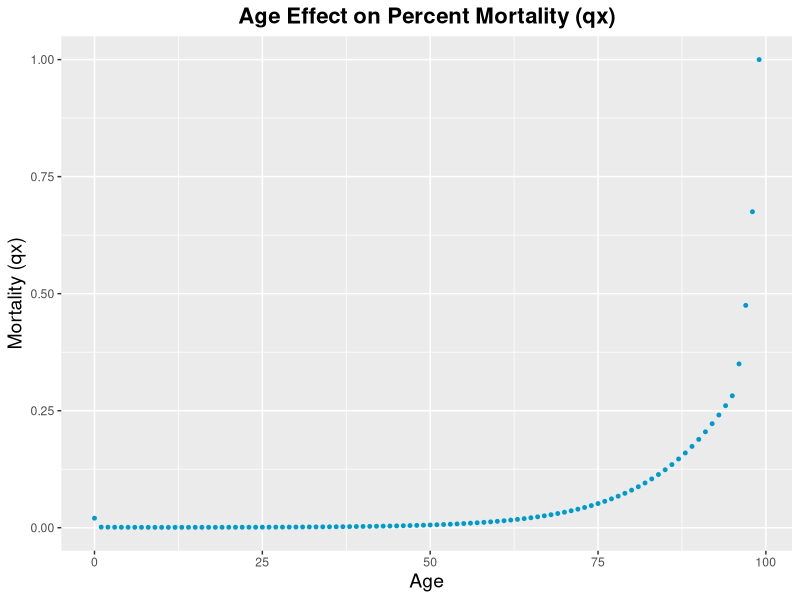
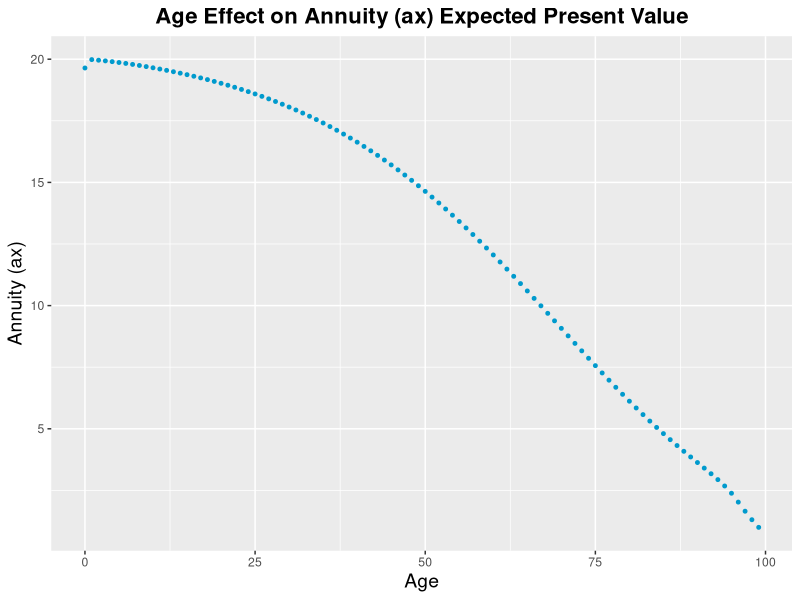
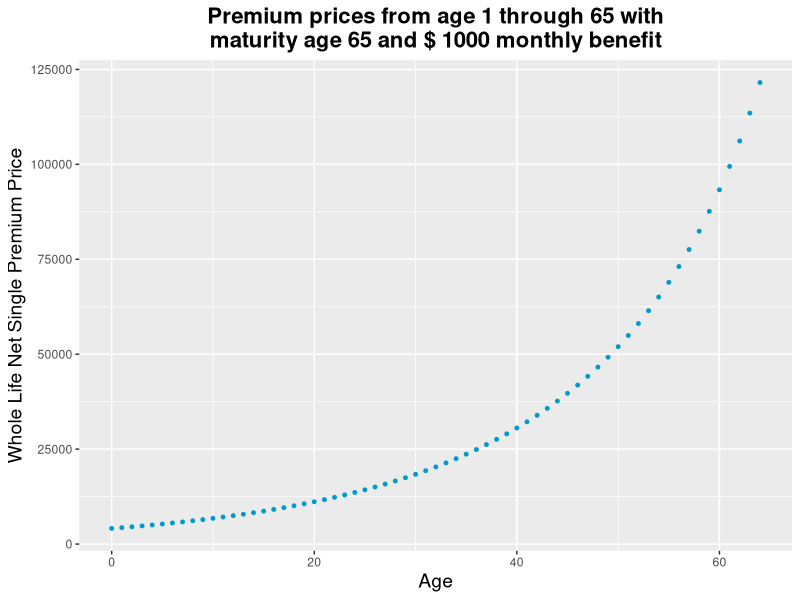
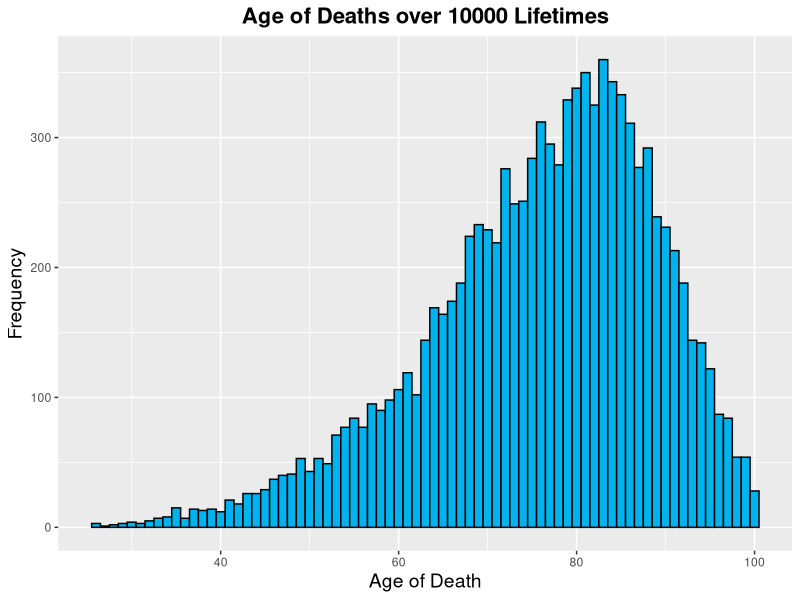
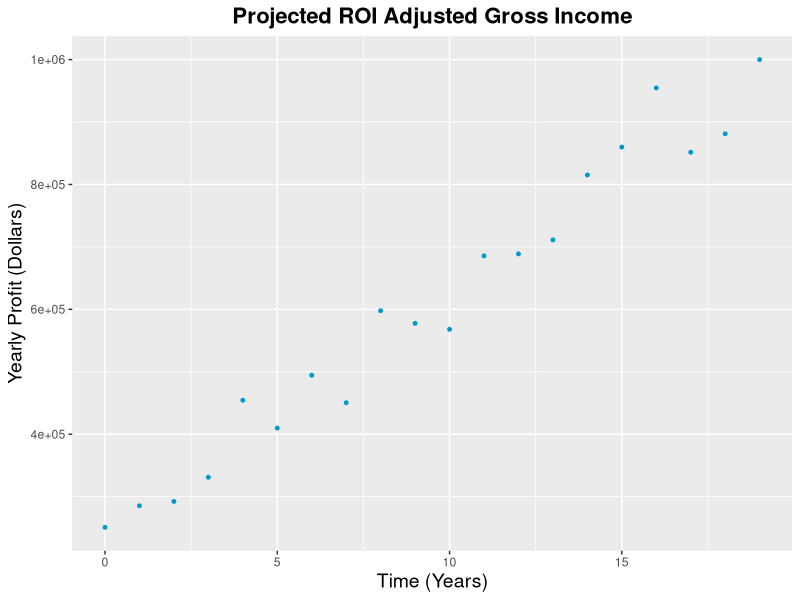

Write the R code that produced these figures, in order.
#########################
# Annuity Calculator    #
#                       #
# Brian Hooper          #
# Heather McKinnon      #
# Divya Chandrika Kalla #
# CS567 - 1-29-2019     #
#########################

library(ggplot2)

if(!file.exists("mortality.csv")) {
  stop("missing mortality table in file \"mortality.csv\"\n")
  quit(save = "no", status = 1)
} else if(!file.exists("input.csv")) {
  stop("missing input file \"input.csv\"\n")
} else if(!file.exists("ROI_input.csv")) {
  stop("missing roi input file \"ROI_input.csv\"\n")
}

if(!dir.exists("output")) {
  dir.create("output")
}

# Read mortality data
mortality_data <- read.csv(file = "mortality.csv", header = TRUE, sep = ",")
colnames(mortality_data) <- c("age", "mortality")
age = mortality_data[,1]
qx = mortality_data[,2]

# Read and assign input parameters
user_input <- read.csv(file="input.csv", header = TRUE, sep = ",")
ROI_input <- read.csv(file="ROI_input.csv", header = TRUE, sep = ",")

if(length(user_input) < 1) {
  stop("user input file is empty\n")
} else if(length(user_input) < length(ROI_input)) {
  stop("ROI input file has too many rows\n")
} else if(ncol(user_input) != 6) {
  stop("user_input file is incorrectly formatted\n")
} else if(ncol(ROI_input) != 4) {
  stop("user_input file is incorrectly formatted\n")
}

roi_index = 1
for (input_index in 1:length(user_input$input_age_start)) {
  input_age_start = user_input[input_index,1]
  input_age_end = user_input[input_index,2]
  maturity_age = user_input[input_index,3]
  monthly_annuity = user_input[input_index,4]
  interest_rate = user_input[input_index,5]
  iterations = user_input[input_index,6]

  # Read ROI input data to for projection of company yearly profits
  company_years = ROI_input[roi_index,1]         
  ROI_interest = ROI_input[roi_index,2]         
  investment_percent = ROI_input[roi_index,3] 
  policy_sales_goal = ROI_input[roi_index,4]  # sales goal for number of policies sold per year
  
  if(roi_index < length((ROI_input$company_years))) {
    roi_index = roi_index + 1
  }
  
  path_name = paste("output/output_", input_index, "/", sep="")
  if(!dir.exists(path_name)) {
    dir.create(paste(path_name))
  }
  
  # Calculated initial variables
  d = interest_rate / (1 + interest_rate)
  im = 12 * (((1 + interest_rate) ** (1 / 12)) - 1)
  dm = 12 * (1 - (1 - d) ** (1 / 12))
  a12 = (interest_rate * d) / (im * dm)
  b12 = (interest_rate - im) / (im * dm)
  
  # Create life table
  life_table <- data.frame(age, qx)
  
  # Add k (curtate lifetime)
  life_table$k <- 1 + life_table$age
  
  # Calculate lx and dx
  life_table$lx[1] <- 10000000
  life_table$dx[1] <- life_table$lx[1] * life_table$qx[1]
  for (i in 2:length(life_table$qx)) {
    life_table$lx[i] <- life_table$lx[i-1] - life_table$dx[i-1]
    life_table$dx[i] <- life_table$lx[i] * life_table$qx[i]
    
  }
  
  # Add Px
  life_table$Px <- 1 - life_table$qx
  
  # Calculate v^k
  life_table$vk <- 1/(1 + interest_rate)^life_table$k
  
  # Calculate kPx, x=0
  life_table$kPx[1] <- life_table$Px[1]
  for (i in 2:length(life_table$Px)) {
    life_table$kPx[i] <- life_table$kPx[i-1] * life_table$Px[i]
  }
  
  # Calculate kEx, x=0
  life_table$kEx <- life_table$vk * life_table$kPx
  
  # Calculate ax
  life_table$ax[1] <- 1 + sum(life_table$kEx)
  for (i in 2:length(life_table$kEx)) {
    life_table$ax[i] <- 1 + sum(life_table$kEx[i:length(life_table$kEx)])/life_table$kEx[i-1]
  }
  
  # Calculate Ax
  d = interest_rate/(1 + interest_rate)
  life_table$Ax <- 1 - d * life_table$ax
  
  # Assigning variables for ease of use
  ax = life_table$ax
  Ax = life_table$Ax
  
  # Function for determining Whole Life Net Single Premium Profit for company
  #
  # @param in_age The input age for beginning the insurance policy
  # @param mat_age The age in which the policy matures
  # @return A double representing the Net Single Premium that was paid for the policy
  WNS_profit <- function(in_age, mat_age){
    xEy = (life_table$lx[mat_age + 1] / life_table$lx[in_age + 1]) * (1 / (1 + interest_rate)) ** (mat_age - in_age)
    return(monthly_annuity * 12 * (a12 * ax[mat_age + 1] - b12) * xEy)
  }
  
  # Function for determining Whole Life Net Single Premium loss for company
  # Occurs only when death_age > maturity_age
  # 
  # @param mat_age The age in which the policy matures
  # @param death_age The age in which the policy holder dies
  # @return A double representing the total paid out to the client for the policy
  WNS_loss <- function(mat_age, death_age)
    return ((death_age - mat_age) * monthly_annuity * 12)
  
  # Calculate gross profit or loss for Whole Life Net Single Premium
  #
  # @param in_age The input age for beginning the insurance policy
  # @param mat_age The age in which the policy matures
  # @param death_age The age in which the policy holder dies
  # @return A double representing the gross profit or loss for a single policy holder
  WNS_gross_profit <- function(in_age, mat_age, death_age){
    profit <- WNS_profit(in_age, mat_age)
    if (death_age <= maturity_age){
      # cat(sprintf("input age: %s death age: %s Profit: %.2f\n", in_age, death_age, profit))
      return (profit)
    }
    else{
      loss <- WNS_loss(mat_age, death_age)
      # cat(sprintf("input age: %s death age: %s Profit: %.2f loss: %.2f net: %.2f\n", in_age, death_age, profit, loss, (profit - loss)))
      return (profit - loss)
    }
  }
  
  # Display a single net premium price for user defined start and maturity age
  cat(sprintf("A sample whole life single net premium price for input age %s with maturity age %s and $%.2f monthly benefit: $%.2f\n\n",
              input_age_start, maturity_age, monthly_annuity,WNS_profit(input_age_start,maturity_age)))
  
  
  # Creating a table for the simulation data generated by the lifetimes simulations loop
  policy_table <- data.frame(StartAge = integer(), 
                             MatAge = integer(), 
                             DeathAge = integer(),
                             PolicyCost = double(),
                             isEarlyDeath = logical(),
                             GrossProfit = double())
  
  
  # Begin simulate a number of lifetimes (iterations)
  cat(sprintf("Beginning simulation of %s lifetimes...\n", iterations))
  startTime <- Sys.time()
  
  for(i in 1:iterations) {
    # Generate random integer starting age
    if(input_age_start >= input_age_end) {
      input_age = input_age_start
    } else {
      input_age = sample(input_age_start:input_age_end, 1)
    }
    
    # Pick a random death date based on mortality table
    death_age = input_age
    while(death_age < length(mortality_data$mortality) && runif(1, 0.0, 1.0) > mortality_data$mortality[death_age]) {
      death_age = death_age + 1  
    }
    
    # Add the simulated lifetime to policy table
    policy_table[nrow(policy_table)+1,] <- c(input_age, 
                                             maturity_age, 
                                             death_age, 
                                             WNS_profit(input_age, maturity_age), 
                                             (death_age <= maturity_age), 
                                             WNS_gross_profit(input_age, maturity_age, death_age))
  } # End simulate lifetimes
  
  endTime <- Sys.time()
  elapsedTime = endTime - startTime
  cat(sprintf("Time elapsed for processing: %.2f seconds. \n\n", elapsedTime))
  
  # Set year 0 policy sales, draws random sample from the simulated lifetimes above
  policies <- policy_table[sample(nrow(policy_table),policy_sales_goal),]
  policies$policyAge <- c(0)
  
  # Set variables for ROI simulation
  initial_profit <- sum(policies$PolicyCost) # sum of sales of all policies purchased in year 0
  year <- c(0)
  total_loss <- c(0)
  invested <- c(initial_profit * investment_percent)
  ROI <- c(0)
  sold_policies <- c(initial_profit)
  ROI_adjusted_profit <- c(initial_profit)
  
  # Begin loop for creating an ROI adjusted profit table
  cat(sprintf("Beginning projected profits for the next %s years...\n", company_years))
  startTime <- Sys.time()
  
  for (i in 2:company_years){
    # checking the current age of the policy holder (if mature, and the policy holder is not dead yet)
    one_year_loss = 0
    for (j in 1:nrow(policies)){
      if (isTRUE(policies$StartAge[j] + policies$policyAge[j] > policies$MatAge[j]) && isTRUE(policies$StartAge[j] + policies$policyAge[j] < policies$DeathAge[j])) {
        loss <- WNS_loss(policies$MatAge[j], policies$DeathAge[j])
        one_year_loss = one_year_loss + loss
      }
    }
    
    # add new policies sold
    new_policies <- policy_table[sample(nrow(policy_table),policy_sales_goal),]
    new_policies$policyAge <- c(0)
    policies <- rbind(policies,new_policies)
    policies$policyAge <- policies$policyAge + 1 # increment policy ages
    
    # concatenate data from loop to ROI variables
    year <- c(year, i-1)
    total_loss <- c(total_loss, one_year_loss)
    sold_policies <- c(sold_policies, sum(new_policies$PolicyCost))
    ROI <- c(ROI, invested[i-1] * ROI_interest) 
    # This reinvests the ROI for the year and the investment_percent value of the policies_sale_goal sold for the year 
    invested <- c(invested, ROI[i] + invested[i-1] + (sold_policies[i] * investment_percent) )
    ROI_adjusted_profit <- c(ROI_adjusted_profit, (invested[i] + sold_policies[i] - (sold_policies[i] * investment_percent) - one_year_loss))
  } # End yearly profit projections
  
  endTime <- Sys.time()
  elapsedTime = endTime - startTime
  cat(sprintf("Time elapsed for processing: %.2f seconds. \n\n", elapsedTime))
  
  # Add ROI variables to data frame
  ROI_tracker <- data.frame(year, total_loss, ROI, invested, sold_policies, ROI_adjusted_profit)
  
  #------------------------- Graphing -------------------------------
  # Graphing age effect on mortality
  age_qx_plot <- ggplot(life_table, aes(age, qx)) + 
    ggtitle("Age Effect on Percent Mortality (qx)") +
    labs(x = "Age", y = "Mortality (qx)") +
    theme(plot.title = element_text(hjust = 0.5, size = 16, face = "bold"), axis.title.x = element_text(size = 14), axis.title.y = element_text(size = 14)) +
    geom_point(aes(age, qx), colour = "deepskyblue3", size = 1)
  print(age_qx_plot) 
  dev.copy(png,filename = paste(path_name, "age_mortality.png", sep = ""))
  dev.off()
  
  # Graphing ax on age
  age_ax_plot <- ggplot(life_table, aes(age, ax)) + 
    ggtitle("Age Effect on Annuity (ax) Expected Present Value") +
    labs(x = "Age", y = "Annuity (ax)") +
    theme(plot.title = element_text(hjust = 0.5, size = 16, face = "bold"), axis.title.x = element_text(size = 14), axis.title.y = element_text(size = 14)) +
    geom_point(aes(age, ax), colour = "deepskyblue3", size = 1)
  print(age_ax_plot) 
  dev.copy(png,filename = paste(path_name, "age_annuity.png", sep = ""))
  dev.off()
  
  # Graphing increasing age with the user-defined maturity age and monthly benefit of Net Single Premium Prices
  WNS_age_data <- age[1:maturity_age]
  WNS_premium_data <- vector(mode = "double", length = length(WNS_age_data))
  for (i in 1:length(WNS_age_data)){
    WNS_premium_data[i] <- WNS_profit(i, maturity_age)
  }
  age_premium_plot <- ggplot(x = WNS_age_data, y = WNS_premium_data) + 
    ggtitle(paste("Premium prices from age 1 through", length(WNS_age_data),"with\nmaturity age", maturity_age,"and $", monthly_annuity,"monthly benefit")) +
    labs(x = "Age", y = "Whole Life Net Single Premium Price") +
    theme(plot.title = element_text(hjust = 0.5, size = 16, face = "bold"), axis.title.x = element_text(size = 14), axis.title.y = element_text(size = 14)) +
    geom_point(aes(WNS_age_data, WNS_premium_data), colour = "deepskyblue3", size = 1) 
  print(age_premium_plot) 
  dev.copy(png,filename = paste(path_name, "age_premium.png", sep = ""))
  dev.off()
  
  # Histogram of deaths in the simulated lifetimes
  hist.death <- ggplot(policy_table, aes(DeathAge)) + 
    ggtitle(paste("Age of Deaths over", iterations, "Lifetimes")) +
    labs(x = "Age of Death", y = "Frequency") +
    theme(plot.title = element_text(hjust = 0.5, size = 16, face = "bold"), axis.title.x = element_text(size = 14), axis.title.y = element_text(size = 14)) +
    geom_histogram(binwidth = 1, aes(y = ..count..), colour = "black", fill = "deepskyblue2")
  print(hist.death)
  dev.copy(png,filename = paste(path_name, "hist_death.png", sep = ""))
  dev.off()
  
  # Yearly ROI adjusted profits
  ROI_plot <- ggplot(ROI_tracker, aes(year, ROI_adjusted_profit)) + 
    ggtitle("Projected ROI Adjusted Gross Income") +
    labs(x = "Time (Years)", y = "Yearly Profit (Dollars)") +
    theme(plot.title = element_text(hjust = 0.5, size = 16, face = "bold"), axis.title.x = element_text(size = 14), axis.title.y = element_text(size = 14)) +
    geom_point(aes(year, ROI_adjusted_profit), colour = "deepskyblue3", size = 1)
  print(ROI_plot)
  dev.copy(png,filename = paste(path_name, "roi_income.png", sep = ""))
  dev.off()
  
  # Adjusting table data to show 2 decimal precision for monetary values
  policy_table$PolicyCost <- format(round(policy_table$PolicyCost, digits = 2), nsmall = 2)
  policy_table$GrossProfit <- format(round(policy_table$GrossProfit, digits = 2), nsmall = 2)
  ROI_tracker[,2:6] <- format(round(ROI_tracker[,2:6], digits = 2), nsmall = 2)
  
  write.csv(policy_table, paste(path_name, "policies.csv", sep = ""), row.names = FALSE)
  write.csv(ROI_tracker, paste(path_name, "profit_projections.csv", sep = ""), row.names = FALSE)
}